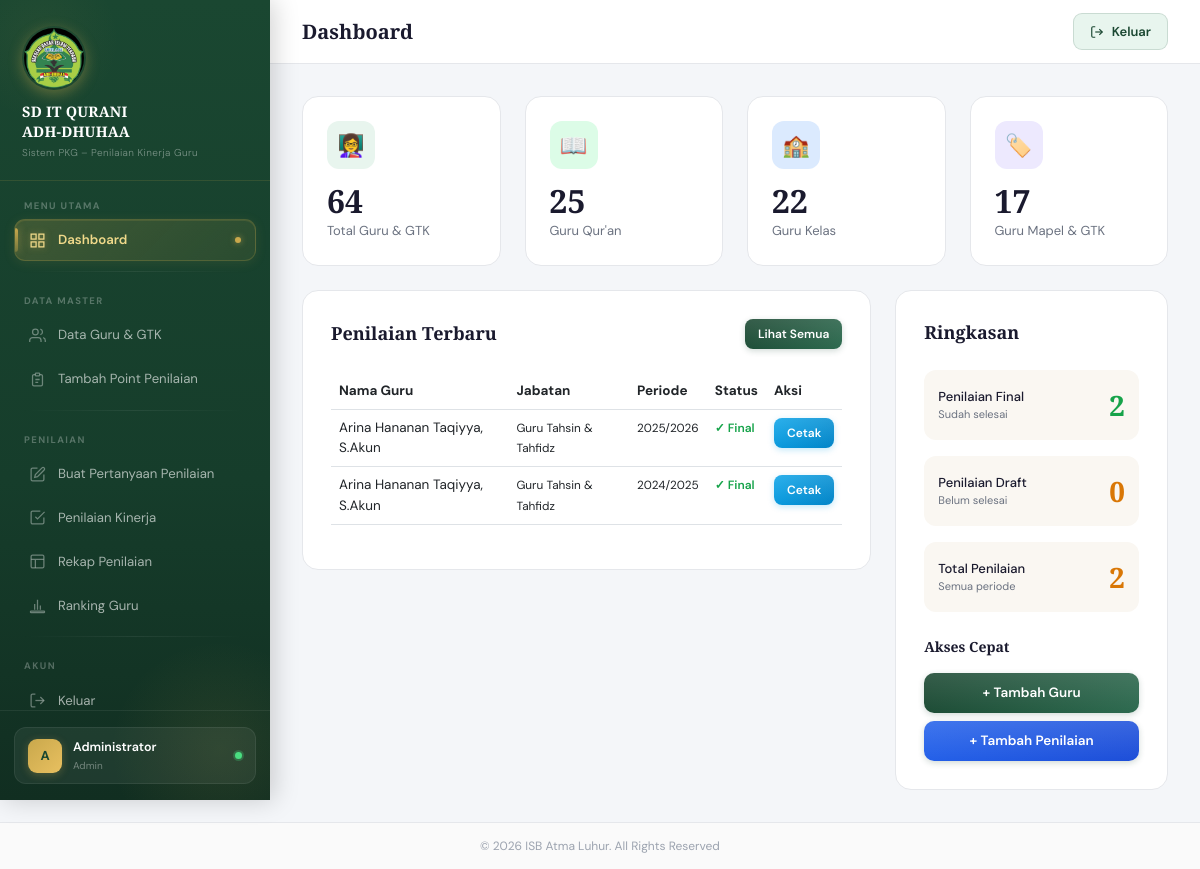
/dashboard.php (signed in), run on the app's committed database.
### tables this page shows
CREATE TABLE `penilaian` (
  `id_penilaian` int NOT NULL,
  `id_guru` int NOT NULL,
  `id_komponen` int DEFAULT NULL COMMENT 'FK ke komponen.id_komponen (custom penilaian yang digunakan)',
  `periode` varchar(100) NOT NULL,
  `tanggal_penilaian` date NOT NULL,
  `penilai` varchar(100) DEFAULT NULL,
  `jabatan_penilai` varchar(100) DEFAULT NULL,
  `catatan` text,
  `created_at` timestamp NULL DEFAULT CURRENT_TIMESTAMP,
  `updated_at` timestamp NULL DEFAULT CURRENT_TIMESTAMP ON UPDATE CURRENT_TIMESTAMP
);

CREATE TABLE `guru` (
  `id_guru` int NOT NULL,
  `nama` varchar(100) NOT NULL,
  `nrg` varchar(50) DEFAULT NULL,
  `tmt_guru` date DEFAULT NULL,
  `jabatan` varchar(100) DEFAULT NULL,
  `status_kepegawaian` varchar(100) DEFAULT NULL,
  `tipe` varchar(20) NOT NULL DEFAULT 'guru_kelas' COMMENT 'FK ke tipe_guru.kode',
  `created_at` timestamp NULL DEFAULT CURRENT_TIMESTAMP,
  `updated_at` timestamp NULL DEFAULT CURRENT_TIMESTAMP ON UPDATE CURRENT_TIMESTAMP
);

### dashboard.php (the view, shortened to what this page needs)
<?php
require_once 'includes/header.php';
$totalGuru = $pdo->query("SELECT COUNT(*) FROM guru")->fetchColumn();
$totalQuran = $pdo->query("SELECT COUNT(*) FROM guru WHERE tipe='guru_quran'")->fetchColumn();
$totalKelas = $pdo->query("SELECT COUNT(*) FROM guru WHERE tipe='guru_kelas'")->fetchColumn();
$totalPenilaian = $pdo->query("SELECT COUNT(*) FROM penilaian")->fetchColumn();
$penilaianFinal = $pdo->query("SELECT COUNT(*) FROM penilaian")->fetchColumn();
$recentPenilaian = $pdo->query("
    SELECT p.*, g.nama, g.jabatan, g.tipe
    FROM penilaian p JOIN guru g ON p.id_guru = g.id_guru
    ORDER BY p.created_at DESC LIMIT 5
")->fetchAll();
?>
<div class="row g-4 mb-4">
    <div class="col-md-3 col-sm-6">
        <div class="stat-card">
            <div class="stat-icon" style="background:#e8f5ee;">👩‍🏫</div>
            <div class="stat-number"><?= $totalGuru ?></div>
            <div class="stat-label">Total Guru & GTK</div>
        </div>
    </div>
    <div class="col-md-3 col-sm-6">
        <div class="stat-card">
            <div class="stat-icon" style="background:#dcfce7;">📖</div>
            <div class="stat-number"><?= $totalQuran ?></div>
            <div class="stat-label">Guru Qur'an</div>
        </div>
    </div>
    <div class="col-md-3 col-sm-6">
        <div class="stat-card">
            <div class="stat-icon" style="background:#dbeafe;">🏫</div>
            <div class="stat-number"><?= $totalKelas ?></div>
            <div class="stat-label">Guru Kelas</div>
        </div>
    </div>
    <div class="col-md-3 col-sm-6">
        <div class="stat-card">
            <div class="stat-icon" style="background:#ede9fe;">🏷️</div>
            <div class="stat-number"><?= $totalGuru - $totalQuran - $totalKelas ?></div>
            <div class="stat-label">Guru Mapel & GTK</div>
        </div>
    </div>
</div>
<div class="row g-4">
    <div class="col-lg-8">
        <div class="data-table-card">
            <div class="card-header-custom">
                <div class="card-title-custom">Penilaian Terbaru</div>
                <a href="penilaian.php" class="btn-primary-custom btn-sm-custom">Lihat Semua</a>
            </div>
            <table class="table table-hover" style="font-size:13.5px;">
                <thead style="background:#f8fafc;">
                    <tr>
                        <th>Nama Guru</th>
                        <th>Jabatan</th>
                        <th>Periode</th>
                        <th>Status</th>
                        <th>Aksi</th>
                    </tr>
                </thead>
                <tbody>
                    <?php if ($recentPenilaian): foreach ($recentPenilaian as $p): ?>
                            <tr>
                                <td><?= htmlspecialchars($p['nama']) ?></td>
                                <td><small><?= htmlspecialchars($p['jabatan']) ?></small></td>
                                <td><small><?= htmlspecialchars($p['periode']) ?></small></td>
                                <td>
                                    <span style="font-size:12px;color:#16a34a;font-weight:600;">✓ Final</span>
                                </td>
                                <td>
                                    <a href="cetak.php?id=<?= $p['id_penilaian'] ?>&from=dashboard" class="btn-primary-custom btn-sm-custom btn-view" style="padding:5px 10px;font-size:11px;">Cetak</a>
                                </td>
                            </tr>
                        <?php endforeach;
                    else: ?>
                        <tr>
                            <td colspan="5" class="text-center text-muted py-4">Belum ada data penilaian</td>
                        </tr>
                    <?php endif; ?>
                </tbody>
            </table>
        </div>
    </div>
    <div class="col-lg-4">
        <div class="data-table-card">
            <div class="card-title-custom mb-4">Ringkasan</div>
            <div style="display:flex;flex-direction:column;gap:16px;">
                <div style="display:flex;justify-content:space-between;align-items:center;padding:14px;background:var(--krem);border-radius:12px;">
                    <div>
                        <div style="font-size:13px;font-weight:500;">Penilaian Final</div>
                        <div style="font-size:11px;color:var(--abu);">Sudah selesai</div>
                    </div>
                    <div style="font-family:'Playfair Display',serif;font-size:28px;font-weight:700;color:#16a34a;"><?= $penilaianFinal ?></div>
                </div>
                <div style="display:flex;justify-content:space-between;align-items:center;padding:14px;background:var(--krem);border-radius:12px;">
                    <div>
                        <div style="font-size:13px;font-weight:500;">Penilaian Draft</div>
                        <div style="font-size:11px;color:var(--abu);">Belum selesai</div>
                    </div>
                    <div style="font-family:'Playfair Display',serif;font-size:28px;font-weight:700;color:#d97706;"><?= $totalPenilaian - $penilaianFinal ?></div>
                </div>
                <div style="display:flex;justify-content:space-between;align-items:center;padding:14px;background:var(--krem);border-radius:12px;">
                    <div>
                        <div style="font-size:13px;font-weight:500;">Total Penilaian</div>
                        <div style="font-size:11px;color:var(--abu);">Semua periode</div>
                    </div>
                    <div style="font-family:'Playfair Display',serif;font-size:28px;font-weight:700;color:#d97706;"><?= $totalPenilaian ?></div>
                </div>
            </div>
            <div style="margin-top:24px;">
                <div class="card-title-custom mb-3" style="font-size:14px;">Akses Cepat</div>
                <div style="display:flex;flex-direction:column;gap:8px;">
                    <a href="guru.php?action=add" class="btn-primary-custom" style="justify-content:center;">+ Tambah Guru</a>
                    <a href="penilaian.php?action=add" class="btn-primary-custom" style="justify-content:center;background:linear-gradient(135deg,#2563eb,#1d4ed8);">+ Tambah Penilaian</a>
                </div>
            </div>
        </div>
    </div>
</div>
<?php require_once 'includes/footer.php'; ?>

### includes/header.php (style rules this page uses)
:root { --hijau: #1a4731; --hijau-muda: #2d6a4f; --hijau-pale: #e8f5ee; --emas: #c9a84c; --emas-muda: #f0d98a; --krem: #faf7f2; --sidebar-w: 270px; --teks: #1a1a2e; --abu: #6b7280; --border: #e5e7eb; }
* { margin: 0; padding: 0; box-sizing: border-box; }
body { font-family: 'DM Sans', sans-serif; background: #f4f6f9; color: var(--teks); }
.stat-card { background: #fff; border-radius: 16px; padding: 24px; border: 1px solid var(--border); transition: all 0.3s; }
.stat-icon { width: 48px; height: 48px; border-radius: 12px; display: flex; align-items: center; justify-content: center; font-size: 22px; margin-bottom: 16px; }
.stat-number { font-family: 'Playfair Display', serif; font-size: 32px; font-weight: 700; color: var(--teks); line-height: 1; }
.stat-label { font-size: 13px; color: var(--abu); margin-top: 4px; }
.data-table-card { background: #fff; border-radius: 16px; padding: 28px; border: 1px solid var(--border); }
.card-header-custom { display: flex; align-items: center; justify-content: space-between; margin-bottom: 24px; }
.card-title-custom { font-family: 'Playfair Display', serif; font-size: 18px; font-weight: 600; color: var(--teks); }
.btn-primary-custom { display: inline-flex; align-items: center; gap: 8px; padding: 10px 20px; background: linear-gradient(135deg, var(--hijau), var(--hijau-muda)); color: #fff; border: none; border-radius: 10px; font-size: 13.5px; font-weight: 500; cursor: pointer; text-decoration: none; transition: all 0.2s; }
.btn-sm-custom { padding: 6px 14px; font-size: 12px; }
.btn-view { background: linear-gradient(135deg, var(--hijau-muda), var(--hijau)); }
.btn-primary-custom { display: inline-flex; align-items: center; gap: 7px; padding: 10px 20px; background: linear-gradient(135deg, var(--hijau) 0%, var(--hijau-muda) 100%); color: #fff !important; border: none; border-radius: 10px; font-size: 13.5px; font-weight: 600; cursor: pointer; text-decoration: none; transition: all .2s cubic-bezier(.4,0,.2,1); box-shadow: 0 2px 6px rgba(26,71,49,.2); position: relative; overflow: hidden; }
.btn-primary-custom::after { content:''; position:absolute; inset:0; background:linear-gradient(180deg,rgba(255,255,255,.12) 0%,transparent 100%); pointer-events:none; }
.btn-sm-custom { padding: 6px 13px !important; font-size: 12px !important; border-radius: 8px !important; gap: 5px !important; }
.btn-view { background: linear-gradient(135deg, #0ea5e9, #0284c7) !important; box-shadow: 0 2px 6px rgba(14,165,233,.25) !important; }

### data on the page
penilaian: id_guru.nama "Arina Hananan Taqiyya, S.Akun", id_guru.jabatan "Guru Tahsin & Tahfidz", periode "2025/2026"
penilaian: id_guru.nama "Arina Hananan Taqiyya, S.Akun", id_guru.jabatan "Guru Tahsin & Tahfidz", periode "2024/2025"

### other printed values
substr($user['nama_lengkap'], 0, 1) "A"
$user['nama_lengkap'] "Administrator"
str_replace('_', ' ', $user['role']) "Admin"
$pageTitle "Dashboard"
$totalGuru "64"
$totalQuran "25"
$totalKelas "22"
$totalGuru - $totalQuran - $totalKelas "17"
$penilaianFinal "2"
$totalPenilaian - $penilaianFinal "0"
$totalPenilaian "2"
